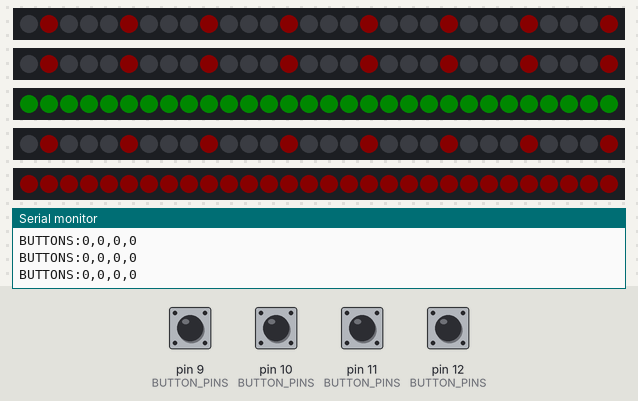
The sketch below on a simulated Arduino Uno, built with avr-gcc and run on an emulated ATmega328P. On the bench: 5 × 30 RGB LEDs in strip order, left to right, the last lines printed to the serial monitor. The inputs (shaded band) are chosen by the test bench; at power-on: pin 9 (BUTTON_PINS), pin 10 (BUTTON_PINS), pin 11 (BUTTON_PINS), pin 12 (BUTTON_PINS) HIGH. Dim RGB values are drawn brighter than linear.

Above: at 1.7 s.
1.8 s: pin 9 (BUTTON_PINS) pulled LOW for 0.15 s
2.5 s: pin 10 (BUTTON_PINS) pulled LOW for 0.15 s
At 2.57 s:
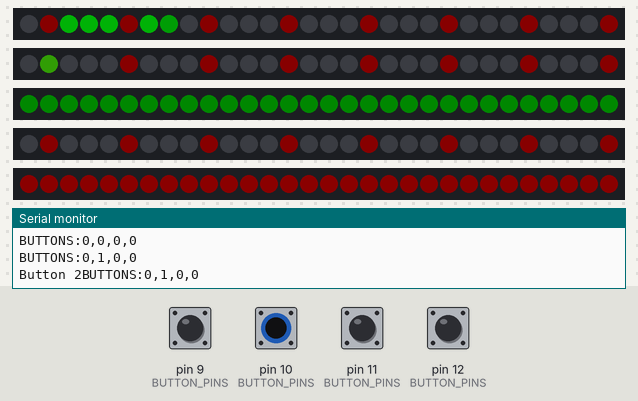
3.2 s: pin 12 (BUTTON_PINS) pulled LOW for 0.15 s
At 3.25 s:
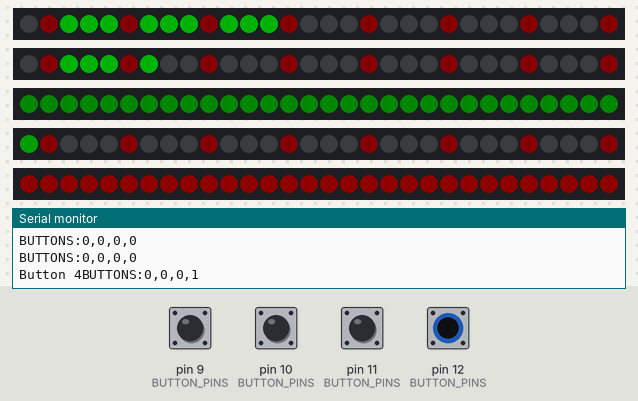
6.2 s: pin 10 (BUTTON_PINS) pulled LOW for 1 s
At 6.29 s:
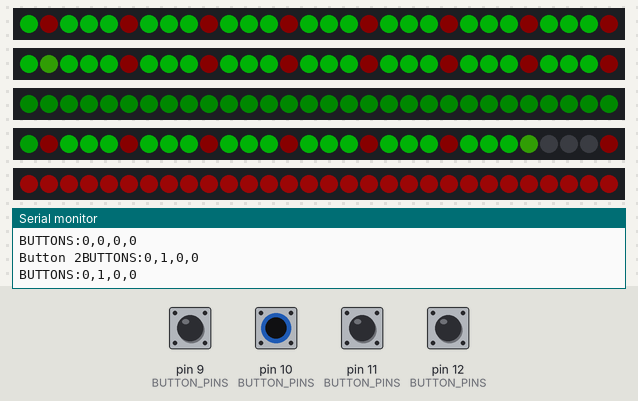

Measured:
- after the input at 2.5 s, the LEDs: first differ from a run without the input after 0.07 s (image 1)
- after the input at 3.2 s, the LEDs: change at once (image 2)

The sketch:

teensy.ino
```cpp
#include <FastLED.h>

#define CHIPSET WS2811
#define NUM_STRIPS 5
#define NUM_LEDS_PER_STRIP 30
#define MAX_LEDS 30
#define BRIGHTNESS 60
#define COLOR_ORDER GRB
#define NUM_BUTTONS 4


#define LED_PIN_0 4
#define LED_PIN_1 5
#define LED_PIN_2 6
#define LED_PIN_3 7
#define LED_PIN_4 8
#define LED_PIN_5 13

const uint8_t BUTTON_PINS[NUM_BUTTONS] PROGMEM = {9, 10, 11, 12};

uint8_t counter = 0;
uint16_t active_pulse_period = 3000;
uint8_t default_hue = 0; // Set the base colour for the node
uint8_t contrast_hue = 100; // Set the colour for the pulse

// Declare LED array
CRGB leds[NUM_STRIPS][NUM_LEDS_PER_STRIP];
uint8_t buttonState[NUM_BUTTONS] = {0};

// Star pattern definitions
// Star effects
#define star_brightness 50
#define MAX_STARS 10       // Max number of active stars per strip
#define STAR_ON_TIME 500  // Time a star stays ON (milliseconds)
int star_id[6] = { 0 };

void setup() {
  Serial.begin(115200);

  // Configure buttons
  for (uint8_t i = 0; i < NUM_BUTTONS; i++) {
    pinMode(pgm_read_byte(&BUTTON_PINS[i]), INPUT_PULLUP);
    Serial.println(BUTTON_PINS[i]);
  }

  // Configure LEDs - each strip gets its own array
  FastLED.addLeds<CHIPSET, LED_PIN_0, COLOR_ORDER>(leds[0], NUM_LEDS_PER_STRIP);
  FastLED.addLeds<CHIPSET, LED_PIN_1, COLOR_ORDER>(leds[1], NUM_LEDS_PER_STRIP);
  FastLED.addLeds<CHIPSET, LED_PIN_2, COLOR_ORDER>(leds[2], NUM_LEDS_PER_STRIP);
  FastLED.addLeds<CHIPSET, LED_PIN_3, COLOR_ORDER>(leds[3], NUM_LEDS_PER_STRIP);
  FastLED.addLeds<CHIPSET, LED_PIN_4, COLOR_ORDER>(leds[4], NUM_LEDS_PER_STRIP);
  // FastLED.addLeds<CHIPSET, LED_PIN_5, COLOR_ORDER>(leds[5], NUM_LEDS_PER_STRIP);

  FastLED.setBrightness(BRIGHTNESS);
  FastLED.setMaxPowerInVoltsAndMilliamps(5, 450);
  FastLED.clear();
  FastLED.show();

  // Quick initialization test - single flash instead of 3
  for (int strip = 0; strip < NUM_STRIPS; strip++) {
    fill_solid(leds[strip], NUM_LEDS_PER_STRIP, CRGB::Green);
  }
  FastLED.show();
  delay(500);
  FastLED.clear();

  Serial.println(F("Ready"));
}

void loop() {
  static uint8_t lastButtonState[NUM_BUTTONS] = {0};
  static unsigned long lastButtonTime = 0;
  static unsigned long lastSendTime = 0;
  static uint8_t buttonPressCounts = 0; // The cumulative count for button presses
  static uint16_t ledState[NUM_STRIPS] = {0};
  static uint8_t activeStrips = 0;

  // Send button states every 100ms
  if (millis() - lastSendTime > 100) {
    sendButtonStateToPi();
    lastSendTime = millis();
  }

  // Handle button press events
  if (millis() - lastButtonTime > 50) { // Reduced debounce time
    bool buttonChanged = false;

    for (uint8_t i = 0; i < NUM_BUTTONS; i++) {
      uint8_t currentState = !digitalRead(pgm_read_byte(&BUTTON_PINS[i]));

      // Only process on button press (rising edge)
      if (currentState && !lastButtonState[i]) {
        handleButtonPress(i);
        buttonChanged = true;
        // Check if led strip inactive
        if (ledState[i] == 0) {
          ledState[i] = active_pulse_period;
        }
        activeStrips++;
        buttonPressCounts++;
      }
      lastButtonState[i] = currentState;
    }

    if (buttonChanged) {
      lastButtonTime = millis();
    }

    // If no button is triggered, then go back to default pattern
    // But wait (active_pulse_period) s to allow the trigger pattern to complete
    else if (millis() - lastButtonTime > active_pulse_period) {
      buttonPressCounts = 0;
      activeStrips = 0;
      for (uint8_t strip = 0; strip < NUM_STRIPS; strip++) {
        ledState[strip] = 0;
      }
    }
  }

  // Run activated strip pattern
  for(uint8_t strip = 0; strip < NUM_STRIPS; strip++) {
    if (strip == 4) {
      source(strip, buttonPressCounts, default_hue);
      continue;
    }

    if (strip == 2) {
      source2(strip, buttonPressCounts, 100);
      continue;
    }

    if (ledState[strip] == 0) {
      heartbeat(strip); // Default pattern
    }
    else {
      FastLED[strip].clearLeds(NUM_LEDS_PER_STRIP);
      activatePulse(strip);
      ledState[strip] -= 1;
    }
  }

  FastLED.show();
  delay(50);
  counter++;


  // Less frequent memory management
  static unsigned long lastMemoryCheck = 0;
  if (millis() - lastMemoryCheck > 60000) { // Check every minute
    if (getFreeRAM() < 200) { // If RAM is low
      Serial.println(F("Low RAM - clearing"));
      FastLED.clear();
      FastLED.show();
    }
    lastMemoryCheck = millis();
  }

  // Debug info less frequently
  static unsigned long lastDebug = 0;
  if (millis() - lastDebug > 10000) { // Every 10 seconds
    Serial.print(F("RAM: "));
    Serial.print(getFreeRAM());
    // Serial.print(F(" Pattern: "));
    // Serial.println(pattern);
    lastDebug = millis();
  }
}

void handleButtonPress(uint8_t buttonIndex) {
  // FastLED.clear();
  // pattern = buttonIndex + 1;

  Serial.print(F("Button "));
  Serial.print(buttonIndex + 1);
  // Serial.print(F(" -> Pattern "));
  // Serial.println(pattern);

  // Send button state to Raspberry Pi
  sendButtonStateToPi();
}

void sendButtonStateToPi() {
  // Read current button states
  uint8_t buttonStates[NUM_BUTTONS];
  for (uint8_t i = 0; i < NUM_BUTTONS; i++) {
    buttonStates[i] = !digitalRead(pgm_read_byte(&BUTTON_PINS[i]));
  }

  // Send button state array to Pi
  Serial.print(F("BUTTONS:"));
  for (uint8_t i = 0; i < NUM_BUTTONS; i++) {
    Serial.print(buttonStates[i]);
    if (i < NUM_BUTTONS - 1) {
      Serial.print(F(","));
    }
  }
  Serial.println();
}

// Function to check available RAM
int getFreeRAM() {
  extern int __heap_start, *__brkval;
  int v;
  return (int) &v - (__brkval == 0 ? (int) &__heap_start : (int) __brkval);
}

void heartbeat(uint8_t strip){
  // 40 BPM = 1500ms cycle, with 50ms delay = 20 frames per second
  // 1500ms / 50ms = 30 frames per beat cycle
  uint16_t phase = ((uint16_t)counter * 20) % 3000; // Cast to prevent overflow

  uint8_t default_value = 100; // Brightness
  uint8_t value = default_value;
  uint8_t default_saturation = 180; // Lighter base
  uint8_t saturation = default_saturation; // Light red base

  // Double heartbeat pattern (lub-dub)
  if (phase < 150) {
    // First beat (lub)
    float progress = phase / 150.0;
    // float pulse = sin(0.3*(progress * PI));
    float pulse = sin(progress * PI);
    saturation = default_saturation - (50 * pulse);  // 180 to 255 (light to strong red)
    value = default_value - (40 * pulse);        // 80 to 120 (subtle brightness pulse)
  }
  else if (phase < 200) {
    // Short pause
    saturation = default_saturation;
    value = default_value;
  }
  else if (phase < 340) {
    // Second beat (dub) - slightly weaker
    float progress = (phase - 200) / 120.0;
    float pulse = sin(progress * PI) * 0.8;
    saturation = default_saturation + (20 * pulse);
    value = default_value + (80 * pulse);
  }
  // else: long pause (320-1000ms) stays at default low values

  // Set base to clear
  for(int i = 0; i < NUM_LEDS_PER_STRIP; i++) {
    leds[strip][i] = CHSV(default_hue, 100, 0);
  }

  uint8_t chunk_increment = 4;
  for (uint8_t i=1; i<NUM_LEDS_PER_STRIP; i=i+chunk_increment) {
    leds[strip][i] += CHSV(default_hue, saturation, value);
  }
}

void activatePulse(uint8_t strip) {
  // Fade all LEDs first for smooth trailing effect
  // fadeToBlackBy(leds[strip], NUM_LEDS_PER_STRIP, 100);
  uint8_t default_saturation = 180; // Lighter base

  uint8_t chunk_increment = 4;
  for (uint8_t i=1; i<NUM_LEDS_PER_STRIP; i=i+chunk_increment) {
    leds[strip][i] = CHSV(default_hue, default_saturation, 100);
  }

  // Slow movement - update position every 4 frames
  static uint8_t lastPos[NUM_STRIPS] = {0};
  if (counter % 2 == 0) {
    lastPos[strip] = (lastPos[strip] + 1) % NUM_LEDS_PER_STRIP;
  }

  // Add bright spot at current position - creates smooth comet tail
  leds[strip][lastPos[strip]] += CHSV(contrast_hue, 255, 180); // Boost brightness/saturation
}

// Controls the LED strip for the central lantern
void source(uint8_t strip, uint8_t buttonPressCounts, uint8_t hue) {
  uint8_t default_brightness = 100;
  static uint8_t brightness = default_brightness;
  static uint16_t target = default_brightness;

  // Fade if buttonPressCounts is reset
  if (buttonPressCounts == 0 && brightness > default_brightness) {
    target = default_brightness;
    if (target < brightness) {
      brightness = brightness-2;
    }
  }
  else if (buttonPressCounts > 0) {
    target = min(255, default_brightness + (30*buttonPressCounts));
    if (target > brightness) {
      brightness = brightness + 1;
    }
  }

  fill_solid(leds[strip], NUM_LEDS_PER_STRIP, CHSV(hue, 200, brightness));
}

void source2(uint8_t strip, uint8_t buttonPressCounts, uint8_t hue) {
  uint8_t default_brightness = 100;
  static uint8_t brightness = default_brightness;
  static uint16_t target = default_brightness;

  // Fade if buttonPressCounts is reset
  // if (buttonPressCounts == 0 && brightness > default_brightness) {
  //   target = default_brightness;
  //   if (target < brightness) {
  //     brightness = brightness-2;
  //   }
  // }
  // else if (buttonPressCounts > 0) {
  //   target = min(255, default_brightness + (10*buttonPressCounts));
  //   if (target > brightness) {
  //     brightness = brightness + 2;
  //   }
  // }

  fill_solid(leds[strip], NUM_LEDS_PER_STRIP, CHSV(hue, 200, brightness));
}
```
